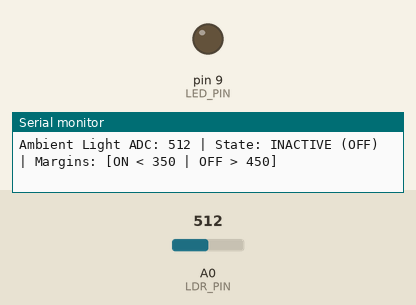
The sketch below on a simulated Arduino Uno, built with avr-gcc and run on an emulated ATmega328P. Shown: output pins drawn as LEDs (lit = HIGH), the last lines printed to the serial monitor. The test bench sets the inputs (shaded band); at power-on: A0 (LDR_PIN) = 512.

Above: at 1.3 s.
1.4 s: A0 (LDR_PIN) set to 358
2.9 s: A0 (LDR_PIN) set to 341
At 3.8 s:
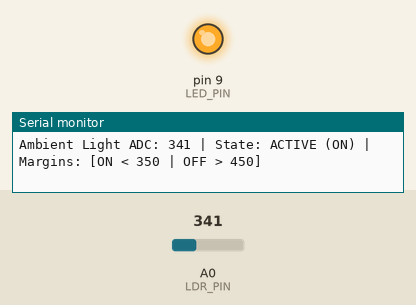
Timing chart, 0 to 5.9 s (numbered marks = the images above; inputs shaded):
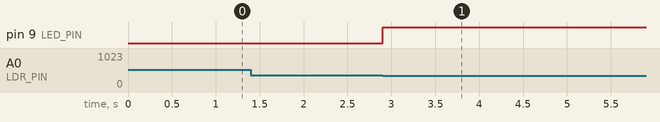

The sketch:

Day_06_LDR_Night_Light.ino
```cpp
/*
 * 100 Projects with Arduino - Day 6
 * Project: Photoresistor (LDR) Automatic Night Light with Hysteresis
 *
 * DESCRIPTION:
 * This project implements an automatic night light using a Light Dependent Resistor (LDR)
 * to measure ambient light. When the room gets dark, the LED automatically turns ON.
 * To make this code professional and robust for mechatronic applications, it implements:
 * 1. Hysteresis: This prevents the LED from rapidly flickering ON/OFF (known as relay chatter
 *    or noise bounce) when the light level is exactly at the trigger threshold.
 * 2. Non-blocking timing: Telemetry is logged to the Serial Monitor without freezing the CPU.
 *
 * THEORY OF OPERATION:
 * 1. The LDR (Photoresistor) is a semiconductor device whose resistance decreases as light
 *    intensity increases. In the dark, its resistance is very high (up to 1 Megohm). In bright
 *    light, its resistance drops to a few hundred Ohms.
 * 2. We use a voltage divider with a fixed 10k Ohm resistor. The voltage at the junction pin (A0)
 *    is read by the Arduino's 10-bit ADC.
 *    - Under bright light (low LDR resistance): Pin A0 voltage is pulled close to 5V (high ADC).
 *    - Under darkness (high LDR resistance): Pin A0 voltage drops close to 0V (low ADC).
 * 3. Hysteresis Logic:
 *    Instead of using a single threshold (e.g., "if light < 400, turn ON; else, turn OFF"), we use
 * two:
 *    - Turn ON Threshold (Dark): 350
 *    - Turn OFF Threshold (Light): 450
 *    If the reading is between 350 and 450, the LED simply maintains its current state. This
 * 100-point "dead band" prevents noise from causing rapid transitions.
 *
 * WIRING:
 * - 5V               -> LDR Pin A
 * - Analog Pin A0    -> Junction of LDR Pin B and 10k Ohm Resistor
 * - 10k Ohm Resistor -> Junction (A0) to GND
 * - LED Anode (+)    -> 220 Ohm Resistor -> Arduino Pin 9 (PWM)
 * - LED Cathode (-)  -> Arduino GND
 */

// --- PIN DEFINITIONS ---
const int LDR_PIN = A0;  // Analog input pin connected to the LDR divider junction
const int LED_PIN = 9;   // Output pin connected to the LED anode

// --- CONTROL PARAMETERS ---
const int DARK_THRESHOLD = 350;   // Turn LED ON when reading drops below this value (Darkness)
const int LIGHT_THRESHOLD = 450;  // Turn LED OFF when reading rises above this value (Light)
bool nightLightActive = false;    // Tracks the current state of our night light

// --- TIMING VARIABLES ---
unsigned long lastLogTime = 0;          // Stores last time we printed to the Serial Monitor
const unsigned long logInterval = 200;  // Logging frequency in milliseconds (5 Hz)

void setup() {
  // Initialize Serial Monitor
  Serial.begin(9600);

  // Set LED pin as output
  pinMode(LED_PIN, OUTPUT);
  digitalWrite(LED_PIN, LOW);  // Start with LED OFF

  Serial.println("==================================================");
  Serial.println("Day 6: LDR Automatic Night Light with Hysteresis");
  Serial.println("==================================================");
  Serial.println("System Initialized. Monitor light levels below.");
}

void loop() {
  // Step 1: Read the light level (ADC value 0 - 1023)
  int lightLevel = analogRead(LDR_PIN);

  // Step 2: Apply Hysteresis Control Logic
  if (!nightLightActive && lightLevel < DARK_THRESHOLD) {
    // It has gotten sufficiently dark. Turn the light ON.
    nightLightActive = true;
    digitalWrite(LED_PIN, HIGH);
    Serial.println(">> Night Light Activated [ON] <<");
  } else if (nightLightActive && lightLevel > LIGHT_THRESHOLD) {
    // It has gotten sufficiently bright. Turn the light OFF.
    nightLightActive = false;
    digitalWrite(LED_PIN, LOW);
    Serial.println(">> Night Light Deactivated [OFF] <<");
  }

  // If the light level is between DARK_THRESHOLD and LIGHT_THRESHOLD,
  // the LED state remains unchanged. This is the hysteresis dead band.

  // Step 3: Non-blocking telemetry output using millis()
  unsigned long currentTime = millis();
  if (currentTime - lastLogTime >= logInterval) {
    lastLogTime = currentTime;

    // Print telemetry log
    Serial.print("Ambient Light ADC: ");
    Serial.print(lightLevel);
    Serial.print(" | State: ");
    Serial.print(nightLightActive ? "ACTIVE (ON)" : "INACTIVE (OFF)");
    Serial.print(" | Margins: [ON < ");
    Serial.print(DARK_THRESHOLD);
    Serial.print(" | OFF > ");
    Serial.print(LIGHT_THRESHOLD);
    Serial.println("]");
  }

  // Non-blocking loop allows other systems to execute concurrently
}
```

Measured:
- the behaviour switches between 350 and 349 on A0 (LDR_PIN) (found by bisection; images 0 and 1)
- after the input at 2.9 s, pin 9 (LED_PIN): LOW → HIGH at once
